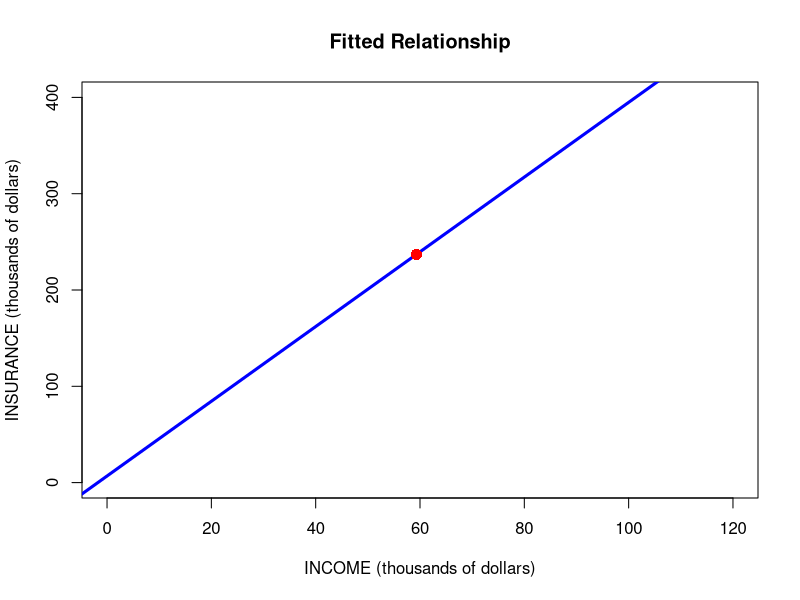

The R source for this figure:
#a
b1=6.855 #estimated intercept
b2=3.880 #estimated slope
plot(NULL, main = "Fitted Relationship", xlab = "INCOME (thousands of dollars)", ylab = "INSURANCE (thousands of dollars)",xlim=c(0,120),ylim=c(0,400))
abline(b1, b2, col = "blue", lwd = 3)
sample_mean_insur = 6.855+3.880*59.3
points(59.3,sample_mean_insur,col="red",pch=16, cex=1.5)
